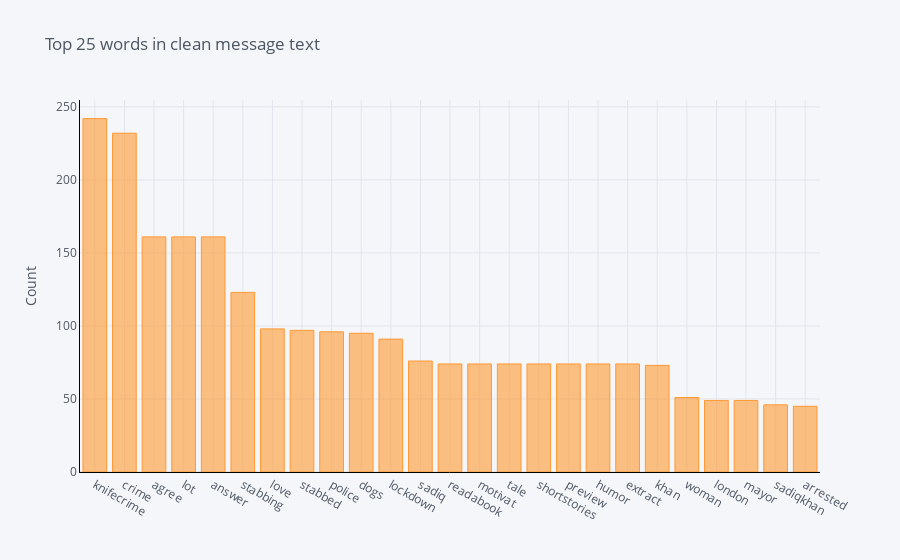
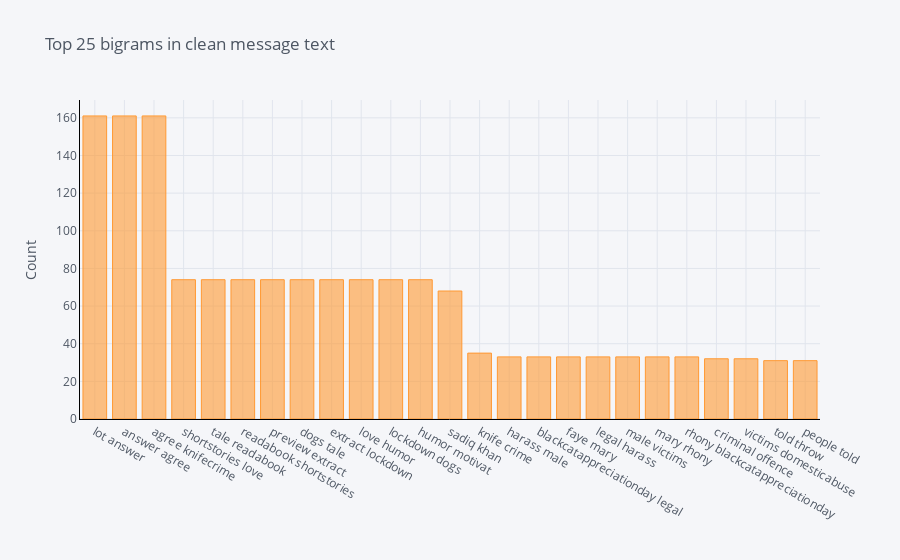
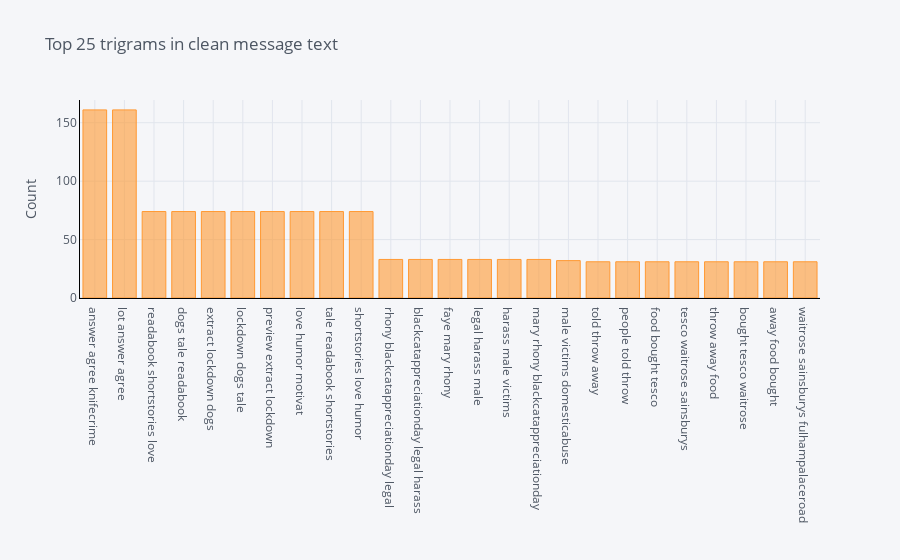

Source (notebook cell) for these figures, in order:
### Code cell
tw_nlp.plot_ngrams(pruned_tweets[pruned_tweets.target==1], 'Clean_MessageText')

### Figure 1 — Plotly figure (JSON) as saved in the notebook; plotly's stock layout.template omitted (floating-point values rounded to 4 significant figures)
{"data": [{"marker": {"color": "rgba(255, 153, 51, 0.6)", "line": {"color": "rgba(255, 153, 51, 1.0)", "width": 1}}, "name": "count", "orientation": "v", "text": "", "type": "bar", "x": ["knifecrime", "crime", "agree", "lot", "answer", "stabbing", "love", "stabbed", "police", "dogs", "lockdown", "sadiq", "readabook", "motivat", "tale", "shortstories", "preview", "humor", "extract", "khan", "woman", "london", "mayor", "sadiqkhan", "arrested"], "y": [242, 232, 161, 161, 161, 123, 98, 97, 96, 95, 91, 76, 74, 74, 74, 74, 74, 74, 74, 73, 51, 49, 49, 46, 45]}], "layout": {"legend": {"bgcolor": "#F5F6F9", "font": {"color": "#4D5663"}}, "paper_bgcolor": "#F5F6F9", "plot_bgcolor": "#F5F6F9", "title": {"font": {"color": "#4D5663"}, "text": "Top 25 words in clean message text"}, "xaxis": {"gridcolor": "#E1E5ED", "linecolor": "black", "showgrid": true, "tickfont": {"color": "#4D5663"}, "title": {"font": {"color": "#4D5663"}, "text": ""}, "zerolinecolor": "#E1E5ED"}, "yaxis": {"gridcolor": "#E1E5ED", "linecolor": "black", "showgrid": true, "tickfont": {"color": "#4D5663"}, "title": {"font": {"color": "#4D5663"}, "text": "Count"}, "zerolinecolor": "#E1E5ED"}}}

### Figure 2 — Plotly figure (JSON) as saved in the notebook; plotly's stock layout.template omitted (floating-point values rounded to 4 significant figures)
{"data": [{"marker": {"color": "rgba(255, 153, 51, 0.6)", "line": {"color": "rgba(255, 153, 51, 1.0)", "width": 1}}, "name": "count", "orientation": "v", "text": "", "type": "bar", "x": ["lot answer", "answer agree", "agree knifecrime", "shortstories love", "tale readabook", "readabook shortstories", "preview extract", "dogs tale", "extract lockdown", "love humor", "lockdown dogs", "humor motivat", "sadiq khan", "knife crime", "harass male", "blackcatappreciationday legal", "faye mary", "legal harass", "male victims", "mary rhony", "rhony blackcatappreciationday", "criminal offence", "victims domesticabuse", "told throw", "people told"], "y": [161, 161, 161, 74, 74, 74, 74, 74, 74, 74, 74, 74, 68, 35, 33, 33, 33, 33, 33, 33, 33, 32, 32, 31, 31]}], "layout": {"legend": {"bgcolor": "#F5F6F9", "font": {"color": "#4D5663"}}, "paper_bgcolor": "#F5F6F9", "plot_bgcolor": "#F5F6F9", "title": {"font": {"color": "#4D5663"}, "text": "Top 25 bigrams in clean message text"}, "xaxis": {"gridcolor": "#E1E5ED", "linecolor": "black", "showgrid": true, "tickfont": {"color": "#4D5663"}, "title": {"font": {"color": "#4D5663"}, "text": ""}, "zerolinecolor": "#E1E5ED"}, "yaxis": {"gridcolor": "#E1E5ED", "linecolor": "black", "showgrid": true, "tickfont": {"color": "#4D5663"}, "title": {"font": {"color": "#4D5663"}, "text": "Count"}, "zerolinecolor": "#E1E5ED"}}}

### Figure 3 — Plotly figure (JSON) as saved in the notebook; plotly's stock layout.template omitted (floating-point values rounded to 4 significant figures)
{"data": [{"marker": {"color": "rgba(255, 153, 51, 0.6)", "line": {"color": "rgba(255, 153, 51, 1.0)", "width": 1}}, "name": "count", "orientation": "v", "text": "", "type": "bar", "x": ["answer agree knifecrime", "lot answer agree", "readabook shortstories love", "dogs tale readabook", "extract lockdown dogs", "lockdown dogs tale", "preview extract lockdown", "love humor motivat", "tale readabook shortstories", "shortstories love humor", "rhony blackcatappreciationday legal", "blackcatappreciationday legal harass", "faye mary rhony", "legal harass male", "harass male victims", "mary rhony blackcatappreciationday", "male victims domesticabuse", "told throw away", "people told throw", "food bought tesco", "tesco waitrose sainsburys", "throw away food", "bought tesco waitrose", "away food bought", "waitrose sainsburys fulhampalaceroad"], "y": [161, 161, 74, 74, 74, 74, 74, 74, 74, 74, 33, 33, 33, 33, 33, 33, 32, 31, 31, 31, 31, 31, 31, 31, 31]}], "layout": {"legend": {"bgcolor": "#F5F6F9", "font": {"color": "#4D5663"}}, "paper_bgcolor": "#F5F6F9", "plot_bgcolor": "#F5F6F9", "title": {"font": {"color": "#4D5663"}, "text": "Top 25 trigrams in clean message text"}, "xaxis": {"gridcolor": "#E1E5ED", "linecolor": "black", "showgrid": true, "tickfont": {"color": "#4D5663"}, "title": {"font": {"color": "#4D5663"}, "text": ""}, "zerolinecolor": "#E1E5ED"}, "yaxis": {"gridcolor": "#E1E5ED", "linecolor": "black", "showgrid": true, "tickfont": {"color": "#4D5663"}, "title": {"font": {"color": "#4D5663"}, "text": "Count"}, "zerolinecolor": "#E1E5ED"}}}
